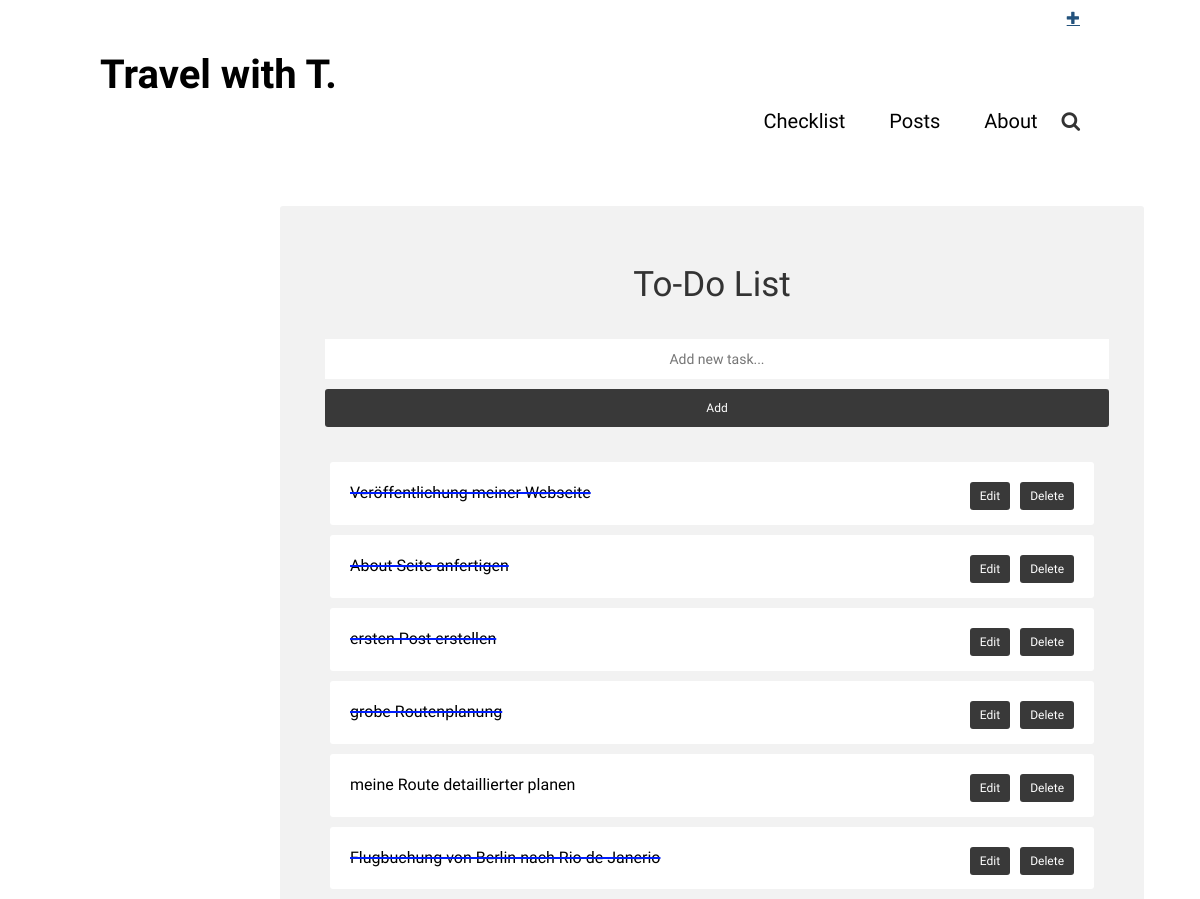
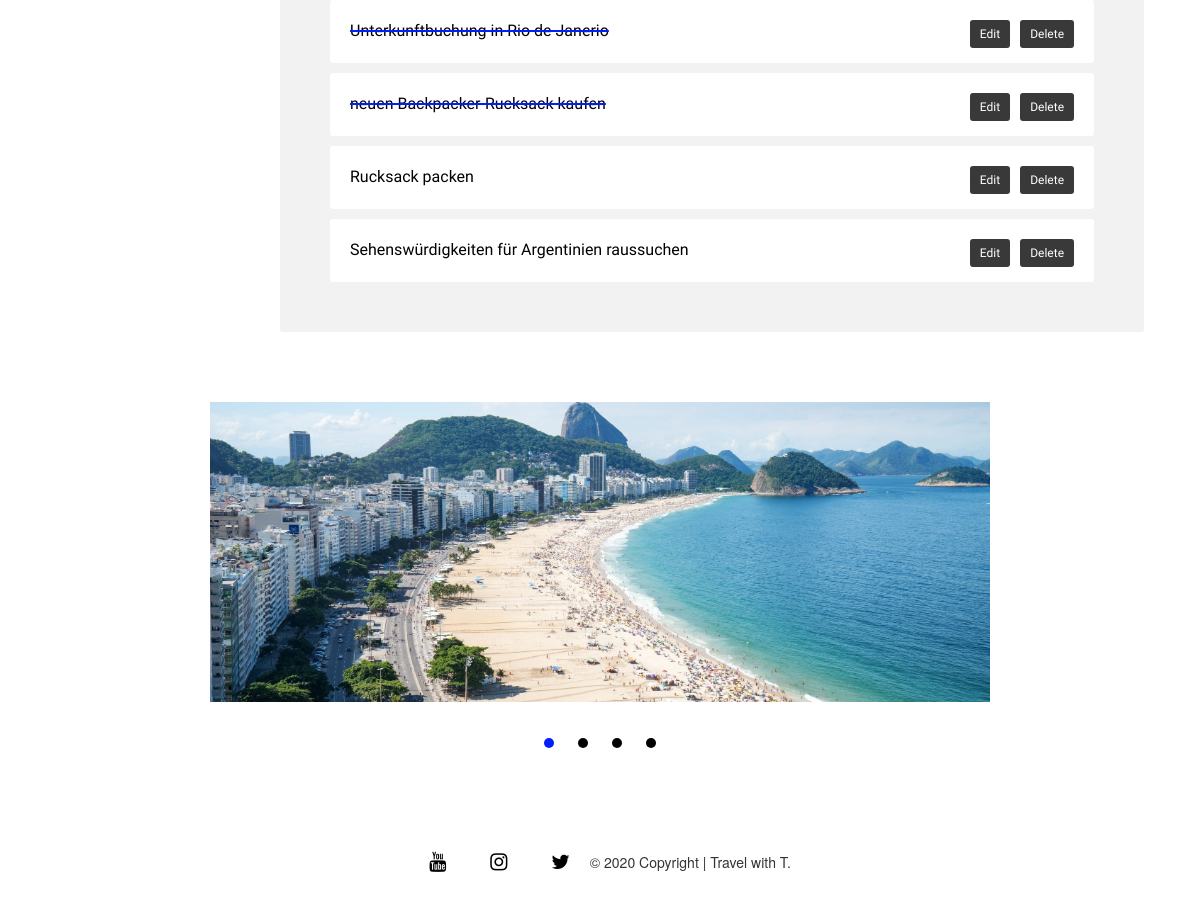
Page /checklist.html (signed in) on the committed database (2 pictures, top to bottom).
### blog/models.py (models this page shows)
class Task(models.Model):
    todo = models.CharField(max_length=200)
    done= models.BooleanField(default=False)
    created = models.DateTimeField(auto_now_add=True)
    def __str__(self):
        return self.todo

### blog/views.py (the view)
# urls.py: path('checklist.html',views.todolist, name='checklist'),
def todolist(request):
    tasks = Task.objects.all()
    form = TaskForm()
    if request.method =='POST':
        form = TaskForm(request.POST)
        if form.is_valid():
            form.save()
        return redirect('checklist')
    context = {'tasks':tasks, 'form': form}
    return render(request, 'blog/checklist.html', context)

### blog/forms.py
class TaskForm(forms.ModelForm):
    todo= forms.CharField(widget= forms.TextInput(attrs={'placeholder': 'Add new task...'}))
    class Meta:
        model = Task
        fields = ('__all__')

### blog/templates/blog/checklist.html (shortened to what this page needs)
{% extends 'blog/base.html' %}
{% block content %}
<div class="center-column">
<h3> To-Do List</h3>
<br>
<form method="POST" class="add-task">
  {% if user.is_authenticated %}
  {{form.todo}}
  <input class="add btn-sm" type="submit" value="Add">
  {% endif %}
</form>
<br>
  {% for task in tasks %}
   <div class="item-row">
     {% if task.done == True %}
     <span class=line>{{task}}</span>
     {% else %}
     <span>{{task}}</span>
     {% endif %}
    {% if user.is_authenticated %}
     <a class ="delete btn-sm "href="{% url 'delete' task.id %}">Delete</a>
     <a class ="edit btn-sm " href="{% url 'todo_detail' task.id %}">Edit</a>
     {% endif %}
   </div>
  {% endfor %}
</div>
{% endblock %}

### blog/static/css/blog.css (style rules this page uses)
h1, h2, h3, h4 { font-family: 'Oswald', cursive; }

### blog/static/css/style.css (style rules this page uses)
* { box-sizing: border-box; margin: 0; padding: 0; }
li, a { font-family: "Oswald"; font-weight: 500; font-size: 20px; color: rgb(0, 0, 0); text-decoration: none; }
* { box-sizing: border-box; }
h3 { text-align: center; font-size: 35px; }
.add-task input { margin: 5px; padding: 10px; border-style: none; text-align: center; width: 100%; font-family: 'Oswald'; }
.add { background-color: rgb(57, 57, 57); color:#fff; }
.center-column { border-radius: 3px; margin: 0 20px 0 175px; max-width: 80%; padding: 40px 40px 40px 40px; background-color: rgb(242, 242, 242); }
.item-row { margin: 10px; padding: 20px; border-radius: 3px; color: #000; font-size: 16px; background-color:#fff; font-family: 'Oswald'; }
.line { text-decoration-line: line-through; text-decoration-color: rgb(0, 30, 255); text-decoration-thickness: 2px; text-transform: none; }
.edit { border-style: none; background-color:rgb(57, 57, 57); padding-top: 5px; margin-right: 10px; color: #fff; float:right; }
.delete { background-color: rgb(57, 57, 57); padding-top: 5px; color:#fff; float:right; }

### rows in the picture
Task: todo "Veröffentlichung meiner Webseite"
Task: todo "About Seite anfertigen"
Task: todo "ersten Post erstellen"
Task: todo "grobe Routenplanung"
Task: todo "meine Route detaillierter planen"
Task: todo "Flugbuchung von Berlin nach Rio de Janerio"
Task: todo "Unterkunftbuchung in Rio de Janerio"
Task: todo "neuen Backpacker-Rucksack kaufen"
Task: todo "Rucksack packen"
Task: todo "Sehenswürdigkeiten für Argentinien raussuchen"
